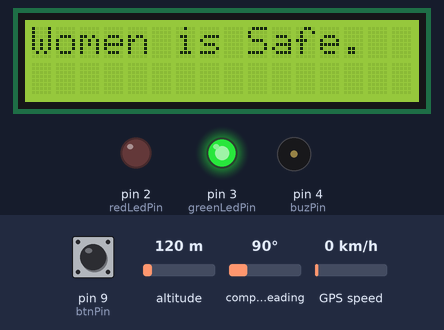
The sketch below on a simulated Arduino Uno, built with avr-gcc and run on an emulated ATmega328P. Shown: 16×2 character LCD, output pins drawn as LEDs (lit = HIGH), buzzer (waves = sounding, pin HIGH). The test bench sets the inputs (shaded band); at power-on: pin 9 (btnPin) LOW, altitude 120 m, compass heading 90°, GPS speed 0 km/h. The GPS gets a fix after 3 s at 37.7749, -122.4194 with 8 satellites; what the sketch prints to the serial monitor is not drawn.

Above: at 1.2 s.
1.3 s: pin 9 (btnPin) pulled HIGH for 1.25 s
At 3.0 s:
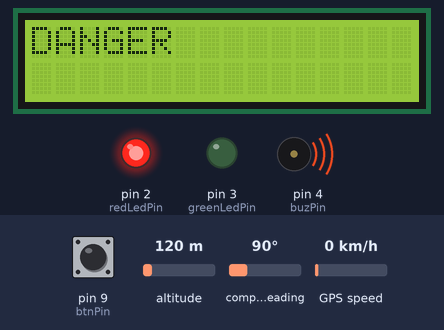
Timing chart, 0 to 4.5 s (numbered marks = the images above; inputs shaded):
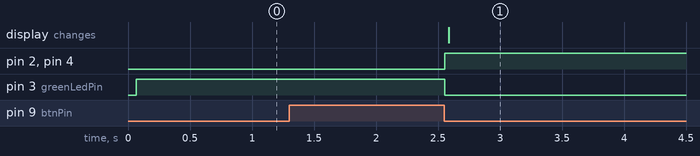

Measured:
- after the input at 1.3 s, pin 2 (redLedPin), pin 4 (buzPin): LOW → HIGH after 1.3 s; pin 3 (greenLedPin): HIGH → LOW after 1.3 s; the display: changes after 1.3 s (image 1)

The sketch:

WomenSafetyDeviceDisplayBuzz.ino
```cpp
#define btnPin 9
#define buzPin 4
#define redLedPin 2
#define greenLedPin 3
#define btRx 8
#define btTx 7
#define gpsRx 5
#define gpsTx 6

#include <Wire.h>
#include <LiquidCrystal_I2C.h>
LiquidCrystal_I2C lcd(0x27, 16, 2);

#include<SoftwareSerial.h>
SoftwareSerial bluetooth(btRx, btTx);

#include <TinyGPS++.h>
TinyGPSPlus gps;
SoftwareSerial gpsSerial(gpsRx, gpsTx); // RX, TX

String womenStatus;
float lantitude,longitude;


void setup() {
  Serial.begin(9600);
  gpsSerial.begin(9600);
  bluetooth.begin(9600);
  lcd.init();
  //  lcd.begin();
  lcd.backlight();
  pinMode(btnPin, INPUT);
  pinMode(buzPin, OUTPUT);
  pinMode(redLedPin, OUTPUT);
  pinMode(greenLedPin, OUTPUT);

  digitalWrite(buzPin, LOW);
  digitalWrite(redLedPin, LOW);
  digitalWrite(greenLedPin, HIGH);

  lcd.print("Startining...!!");
  lcd.clear();
  lcd.print("Women is Safe.");


}

void loop() {
  checkGps();
//  Serial.println(digitalRead(11));
  if (digitalRead(btnPin) == 1) {
    while (digitalRead(btnPin) == 1) {
      delay(10);
    }
    digitalWrite(buzPin, HIGH);
    digitalWrite(redLedPin, HIGH);
    digitalWrite(greenLedPin, LOW);
    lcd.clear();
    lcd.print("DANGER");
    bluetooth.println("A"+String(lantitude,6)+"B"+String(longitude,6)+"C1");
  }
}

void checkGps() {
  while (gpsSerial.available() > 0) {
    // Feed the GPS parser
    gps.encode(gpsSerial.read());
  }

  // Check if a valid location is available
  if (gps.location.isValid()) {
    Serial.print("Latitude: ");
    lantitude = gps.location.lat();
    Serial.println(lantitude, 6);      // Latitude with 6 decimal places
    Serial.print("Longitude: ");
    longitude = gps.location.lng();
    Serial.println(longitude, 6);  // Longitude with 6 decimal places
  } else {
    lantitude = 21.1475141;
    longitude = 82.0455323;
    Serial.println("Waiting for GPS signal...");
  }

  delay(1000); // Wait for a second before next reading
}
```
